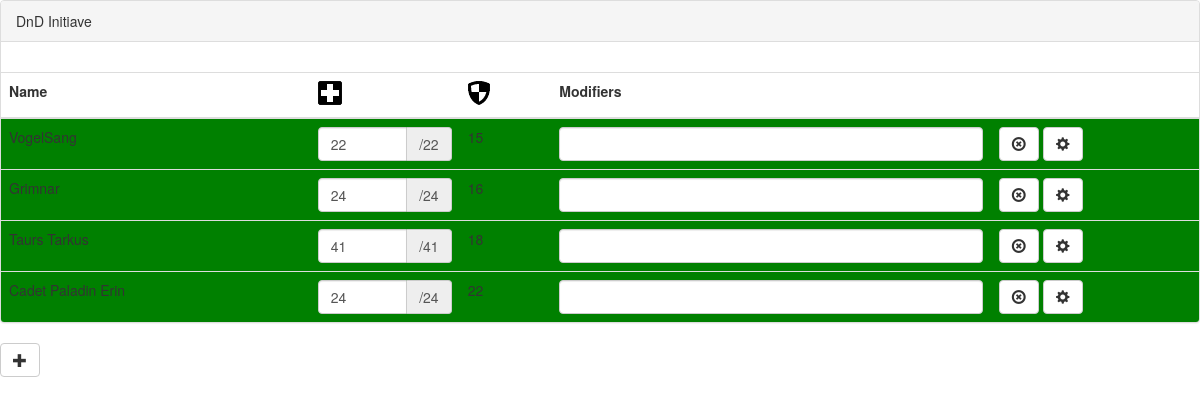
Before: / with the older database file.
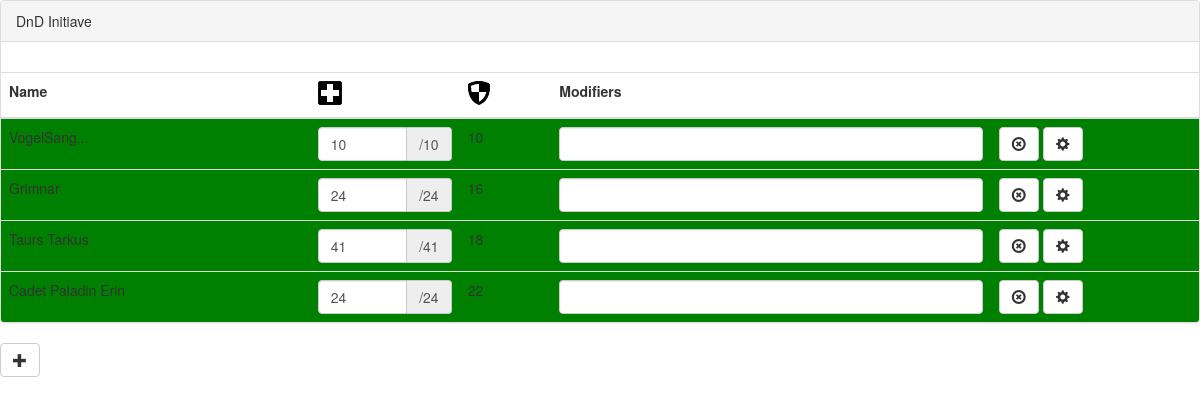
After: the same page with the newer database file.
### API/models.py (models this page shows)
class Chars(models.Model):
    name = models.CharField(max_length=200)
    image = models.CharField(max_length=200)
    hp = models.IntegerField()
    ac = models.IntegerField()
    type = models.CharField(max_length=200)

### Display/views.py (the view)
# urls.py: url(r'^$', 'Display.views.initiative', name='home'),
def initiative(request):
    chars = models.Chars.objects.all()
    context = {'chars': chars}
    return render(request, 'initiative.html', context)

### templates/initiative.html (shortened to what this page needs)
{% load static %}
<!DOCTYPE html>
<html>
<head>
    <link rel="stylesheet" href="{% static 'bootstrap-3.2.0-dist/css/bootstrap.css' %}" >
    <link rel="stylesheet" href="{% static 'css/main_style.css' %}" >
    <link href="{% static 'bootstrap-glyphicons-master/css/bootstrap.icon-large.min.css' %}" rel="stylesheet">
</head>
<body>
    <div class="panel panel-default">
    <div class="panel-heading">DnD Initiave</div>
    <div class="panel-body">
    </div>
        <table class="table" id="initiative">
            <tr><th>Name</th><th></th><th><i class="icon-large icon-hospital"></i></th><th><i class="icon-large icon-shield"></i></th><th>Modifiers</th></tr>
            <tbody id="sortable">
                {% for char in chars %}
                    <tr id={{ char.id }} style="background-color:green">
                        <td>{{ char.name }}</td>
                        <td><img style="max-height: 40px;" src='{{ char.image }}' alt=""></td>
                        <td style='width:150px'>
                            <div class="input-group">
                                <input type="text" class="form-control hp" value = {{ char.hp }} data-hp= {{ char.hp }}>
                                <span class="input-group-addon">/{{ char.hp }}</span>
                            </div>
                        </td>
                        <td>{{ char.ac }}</td>
                        <td><input type="text" class="form-control"></td>
                        <td>
                            <button type="button" class="btn btn-default delete" title="Delete This Person">
                                <span class="glyphicon glyphicon-remove-circle"></span>
                            </button>
                            <button type="button" class="btn btn-default edit" title="Edit This Person">
                                <span class="glyphicon glyphicon-cog"></span>
                            </button>
                        </td>
                    </tr>
                {% endfor %}
            </tbody>
        </table>
    </div>
    <div>
        <button type="button" class="btn btn-default" id="add-new">
            <span class="glyphicon glyphicon-plus"></span>
        </button>
    </div>
</body>
</html>

Changed rows visible on the page:
changed Chars: name "VogelSang" → "VogelSang..."; hp "22" → "10"; ac "15" → "10"
